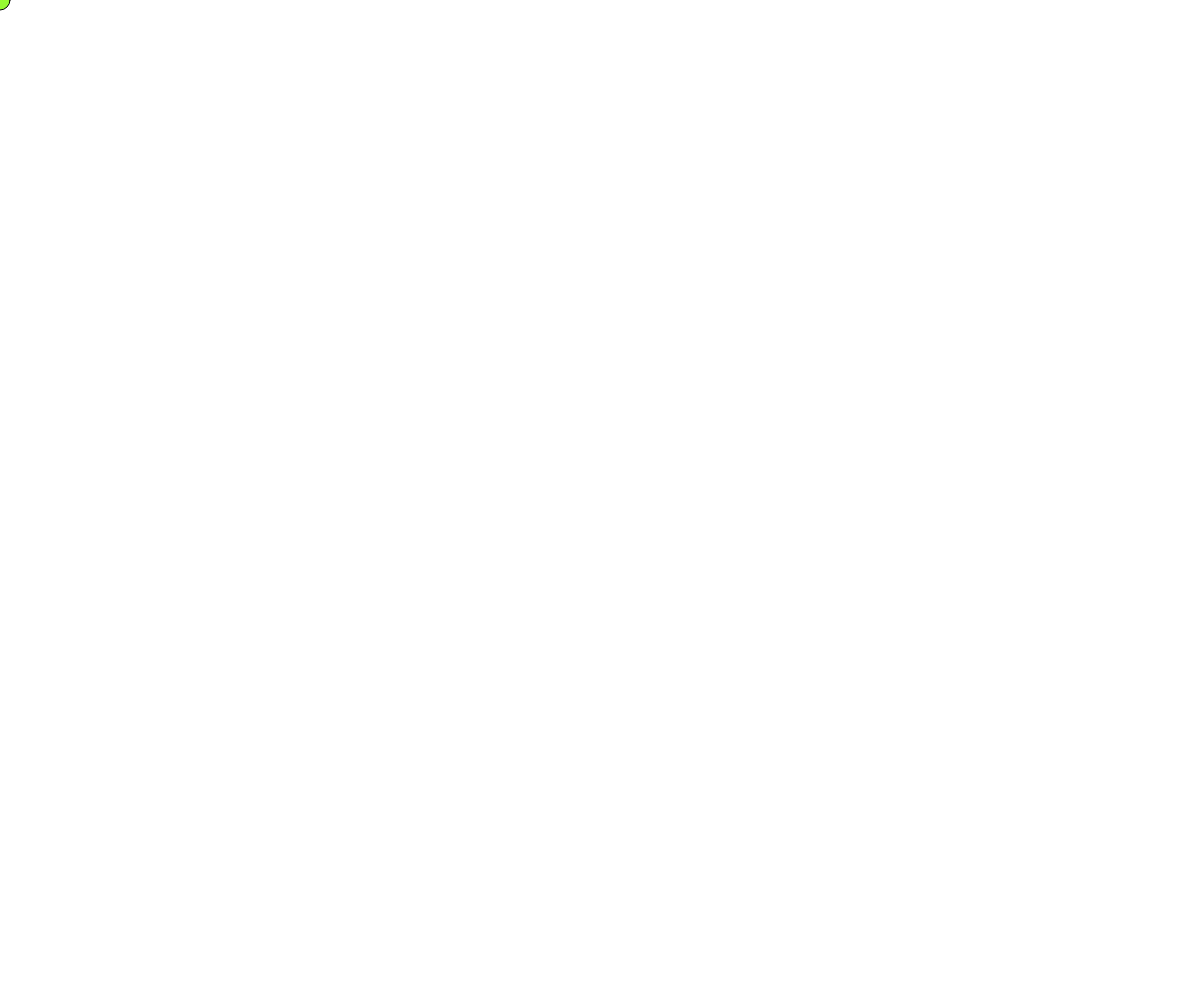
Frame 1 (no input)
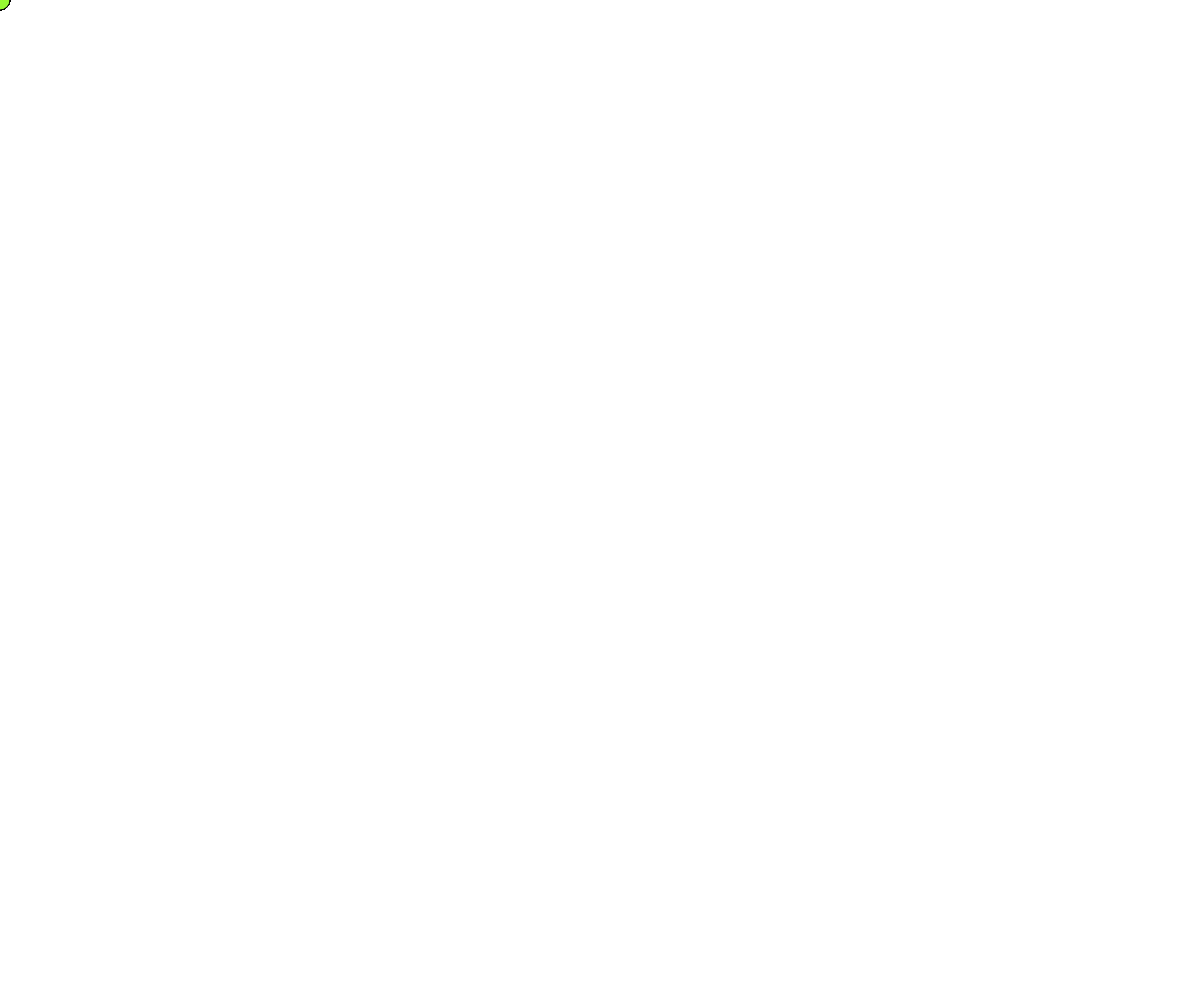
Frame 60 (no input)
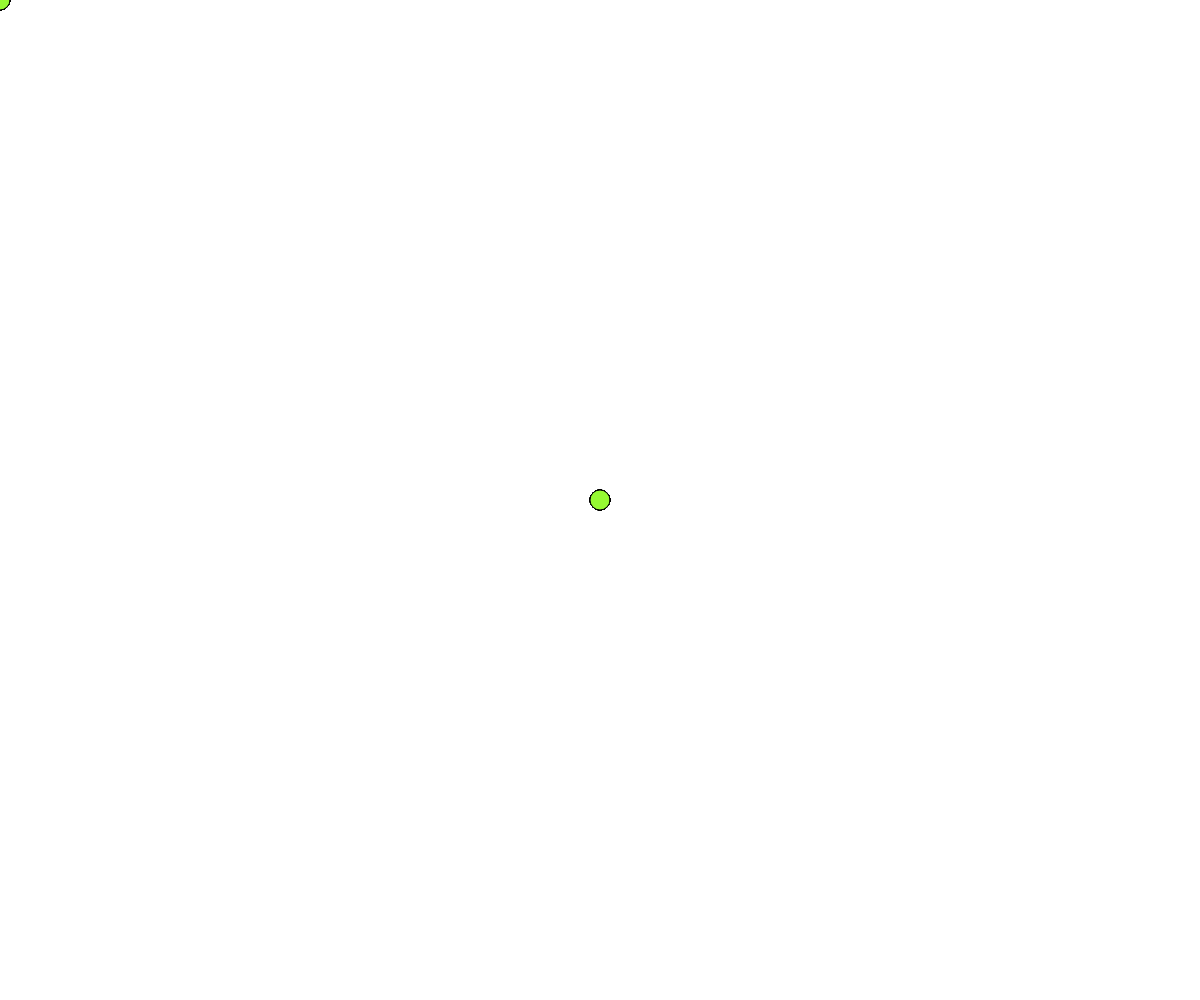
Frame 120 (the mouse pressed at the canvas centre since frame 60)

The p5.js sketch that drew these frames (run headless with seeded random() and noise() and a simulated clock; from frame 60 on, the mouse is pressed at the canvas centre):

// p5.js sketch
// ── sketch.js
function setup() {
  createCanvas(windowWidth, windowHeight);
}

function draw() {
  //background(0);
  noCursor(); //look up on the p5 reference

  if(mouseX > (windowWidth/2)) {
    if(mouseY > (windowHeight/2)) {
      fill(249, 255, 0);
    } else if(mouseY < windowHeight/4) {
      fill(10, 20, 30);
    } else {
      fill(13, 249, 136);
    }
  } else {
    if(mouseY > (windowHeight/2)) {
      fill(30, 20, 10);
    } else {
      fill(150, 250, 50);
    }
  }

  ellipse(mouseX, mouseY, 20, 20);
}
